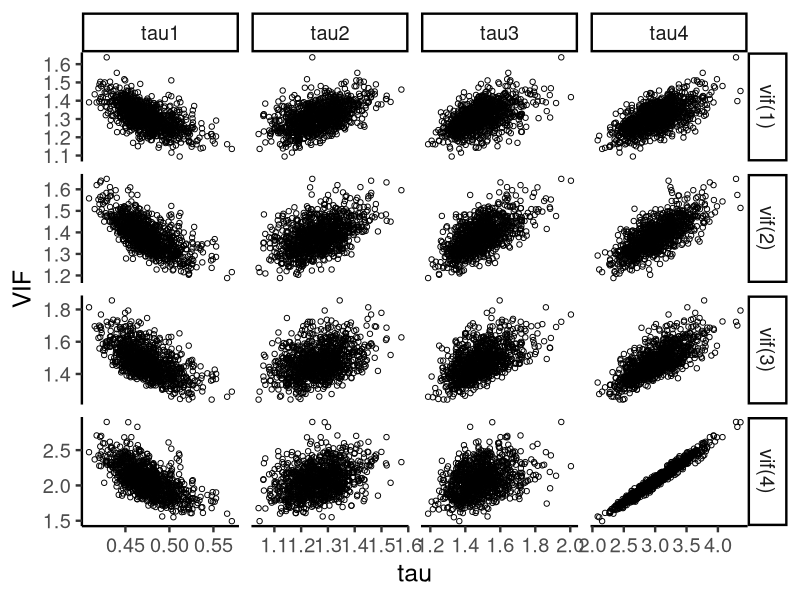
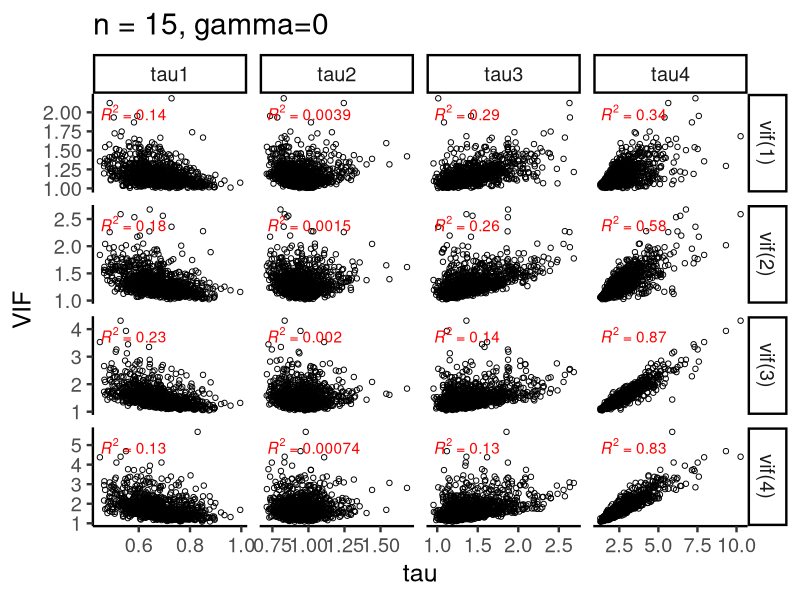
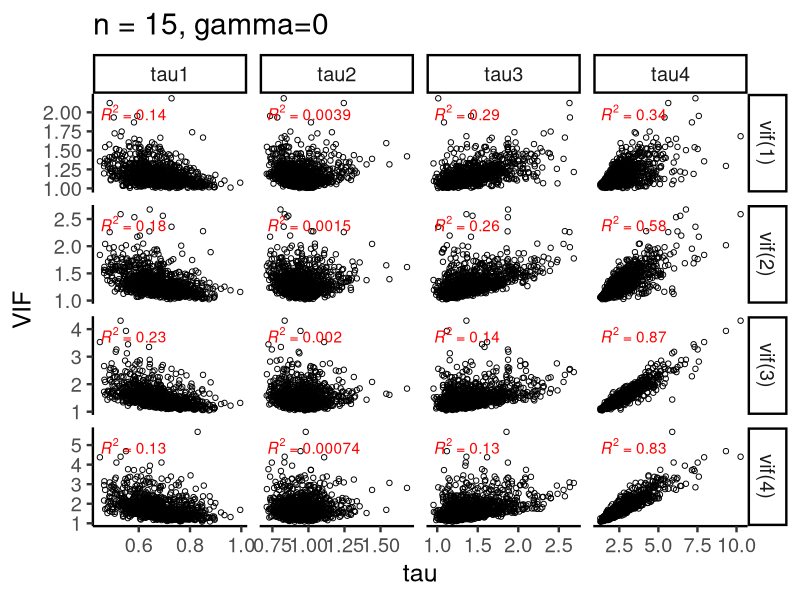
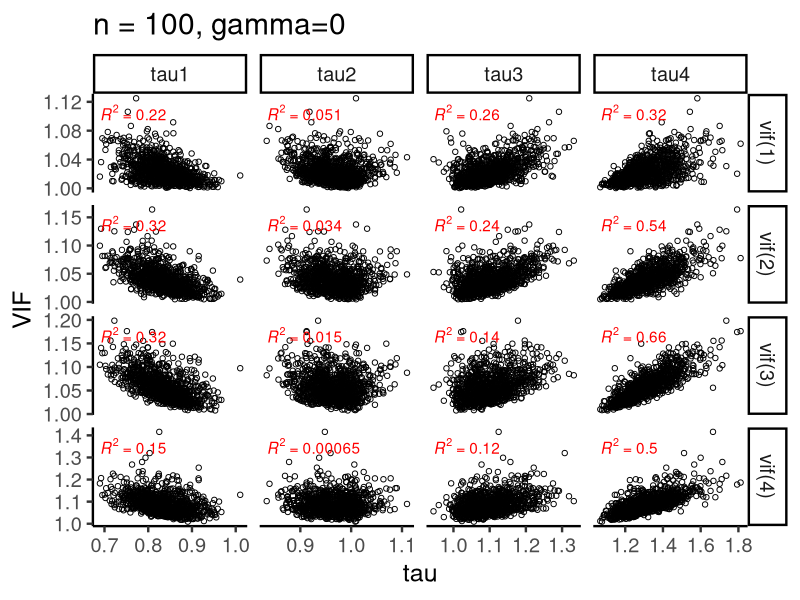
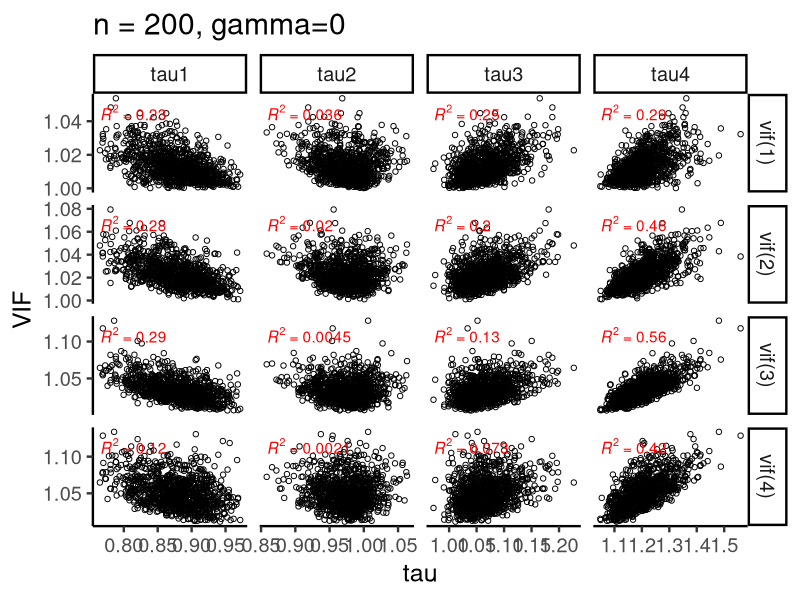
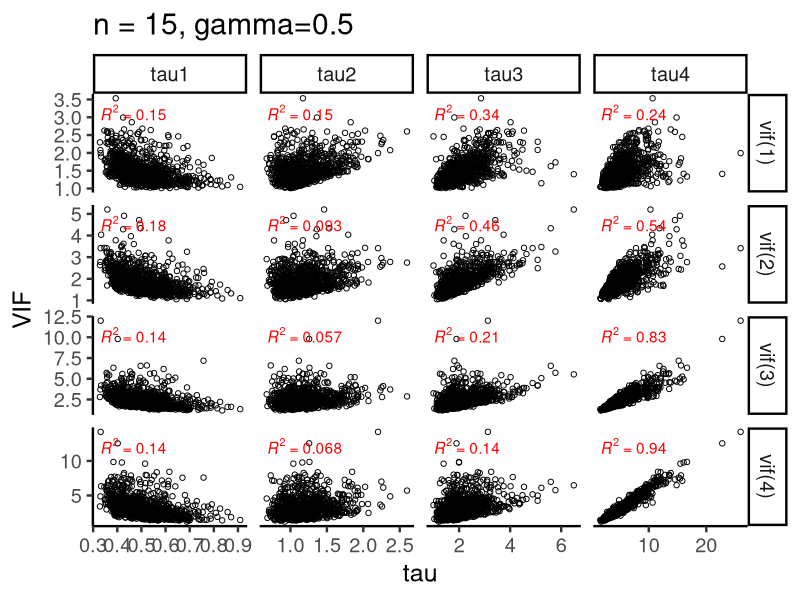
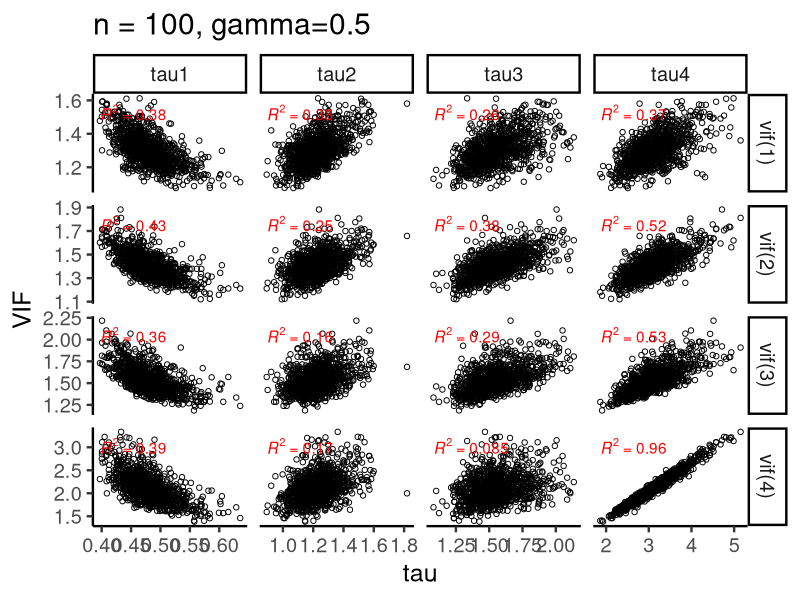
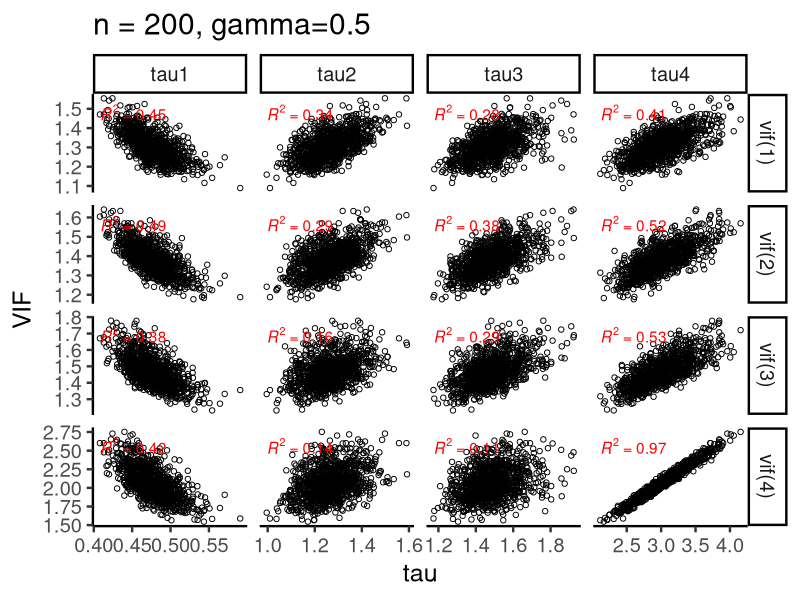

Write the R code that produced these figures, in order.
## ---- chunk 1
library(tidyverse)

theme_set(theme_classic(18) +
            theme(legend.position = "bottom"))
## ---- chunk 2
sim = function(n, gamma){
  v1 = vif1 = NULL
  nExp = 1000
  p = 4
  
  for (l in 1:nExp){
    w = matrix(rnorm(p*n,10,100),n,p)
    x = sqrt(1-gamma^2)*w + gamma*w[,p]
    n1 = as.matrix(rep(1,n))
    X2 <- x-n1%*%colMeans(x)
    s <- as.matrix(sqrt(diag(t(X2) %*% X2)))
    x.norm <- as.matrix(sqrt(diag(t(x) %*% x)))
    Z <- X2[,1]/s[1,] 
    
    for (j in 2:p)   { Z<-as.matrix(cbind(Z,X2[,j]/s[j,])) } ## Standandardisation
    
    v<-as.vector(s/x.norm)
    D<-diag(v)
    Z1<-Z%*%D
    v1p=1/eigen(crossprod(Z1,Z1))$values
    vifp=diag(solve(t(Z1)%*%Z1))
    vifp=vifp[order(vifp)]
    
    v1 <- cbind(v1,v1p)
    vif1 <- cbind(vif1,vifp)
  }
  
  # result = list(
  #   v1 = v1, 
  #   vif1 = vif1
  # )
  
  taudf = t(v1)
  colnames(taudf) = paste0("tau", 1:p)
  rownames(taudf) = paste0("exp", 1:nExp)
  
  vifdf = t(vif1)
  colnames(vifdf) = paste0("vif", "(", 1:p, ")")
  rownames(vifdf) = paste0("exp", 1:nExp)
  
  taudf_long = reshape2::melt(taudf, varnames = c("exp_num", "tau_type"), value.name = "tau_value") %>% tibble::as_tibble()
  vifdf_long = reshape2::melt(vifdf, varnames = c("exp_num", "vif_type"), value.name = "vif_value") %>% tibble::as_tibble()
  
  taudf_nest = taudf_long %>% group_by(exp_num) %>% tidyr::nest()
  vifdf_nest = vifdf_long %>% group_by(exp_num) %>% tidyr::nest()
  
  result = inner_join(taudf_nest, vifdf_nest, by = "exp_num") %>% 
    unnest(data.x, .drop = FALSE) %>% 
    unnest(data.y, .drop = FALSE)
  
  return(result)
}
## ---- chunk 3
set.seed(1)
tmp = sim(n = 200, gamma = 0.5)

tmp %>% 
  ggplot(aes(x = tau_value, 
             y = vif_value)) +
  geom_point(shape = 1) +
  facet_grid(vif_type ~ tau_type, scales = "free") +
  labs(x = "tau", 
       y = "VIF")

## ---- chunk 4
plotdf_nest = expand.grid(
  n = c(15, 100, 200), 
  gamma = c(0, 0.5, 0.95)) %>% 
  as_tibble() %>% 
  dplyr::mutate(
    sim_results = purrr::map2(
      .x = n, .y = gamma, 
      .f = ~sim(n = .x, gamma = .y))
  )

plotdf_nest

library(ggpubr)

plot_sim = function(n, gamma, data){
  res = ggplot(data = data, 
         aes(x = tau_value, 
             y = vif_value)) +
    geom_point(shape = 1) +
    stat_cor(aes(label = paste(..rr.label.., sep = "~`,`~")), colour = "red") +
    facet_grid(vif_type ~ tau_type, scales = "free") +
    labs(x = "tau", y = "VIF", 
         title = paste0("n = ", n, ", ", expression(gamma), "=", gamma))
  return(res)
}

plot_sim(n = 15, gamma = 0, data = plotdf_nest$sim_results[[1]])



plotdf_plots = plotdf_nest %>% 
  dplyr::mutate(
    sim_plot = purrr::pmap(.l = list(data = sim_results, n = n, gamma = gamma), 
                           .f = plot_sim)
  )

purrr::map(
  .x = seq_len(nrow(plotdf_plots)), 
  .f = ~ ggsave(plot = plotdf_plots$sim_plot[[.x]], 
                filename = paste0("figures/Fig1_n=", plotdf_plots$n[.x],
                                  "_gamma=", str_replace(plotdf_plots$gamma[.x], "[.]", ""), ".png"),
                height = 6,
                width = 9)
)

# plotdf_unnest = plotdf_nest %>% tidyr::unnest()
# 
# plotdf_unnest %>% 
#   ggplot(aes(x = tau_value, 
#              y = vif_value)) +
#   geom_point(shape = 1, alpha = 0.1) +
#   facet_grid(vif_type ~ tau_type, scales = "free")
